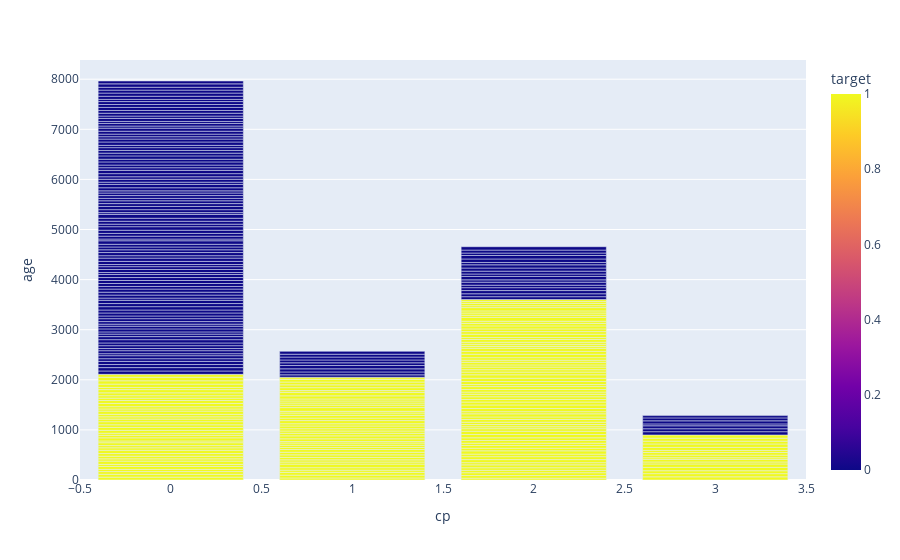

Notebook cell for this chart:
### Code cell
fig = px.bar(df, y="age",x='cp',color='target')
fig.show()

### Figure 1 — Plotly figure (JSON) as saved in the notebook; plotly's stock layout.template omitted (floating-point values rounded to 4 significant figures; data arrays with more than 128 entries replaced by an {"elided": "..."} marker saying what was removed)
{"data": [{"alignmentgroup": "True", "hovertemplate": "cp=%{x}<br>age=%{y}<br>target=%{marker.color}<extra></extra>", "legendgroup": "", "marker": {"color": {"elided": "303 int values"}, "coloraxis": "coloraxis"}, "name": "", "offsetgroup": "", "orientation": "v", "showlegend": false, "textposition": "auto", "type": "bar", "x": {"elided": "303 int values"}, "xaxis": "x", "y": {"elided": "303 int values"}, "yaxis": "y"}], "layout": {"barmode": "relative", "coloraxis": {"colorbar": {"title": {"text": "target"}}, "colorscale": [[0, "#0d0887"], [0.1111, "#46039f"], [0.2222, "#7201a8"], [0.3333, "#9c179e"], [0.4444, "#bd3786"], [0.5556, "#d8576b"], [0.6667, "#ed7953"], [0.7778, "#fb9f3a"], [0.8889, "#fdca26"], [1, "#f0f921"]]}, "legend": {"tracegroupgap": 0}, "margin": {"t": 60}, "xaxis": {"anchor": "y", "domain": [0, 1], "title": {"text": "cp"}}, "yaxis": {"anchor": "x", "domain": [0, 1], "title": {"text": "age"}}}}
